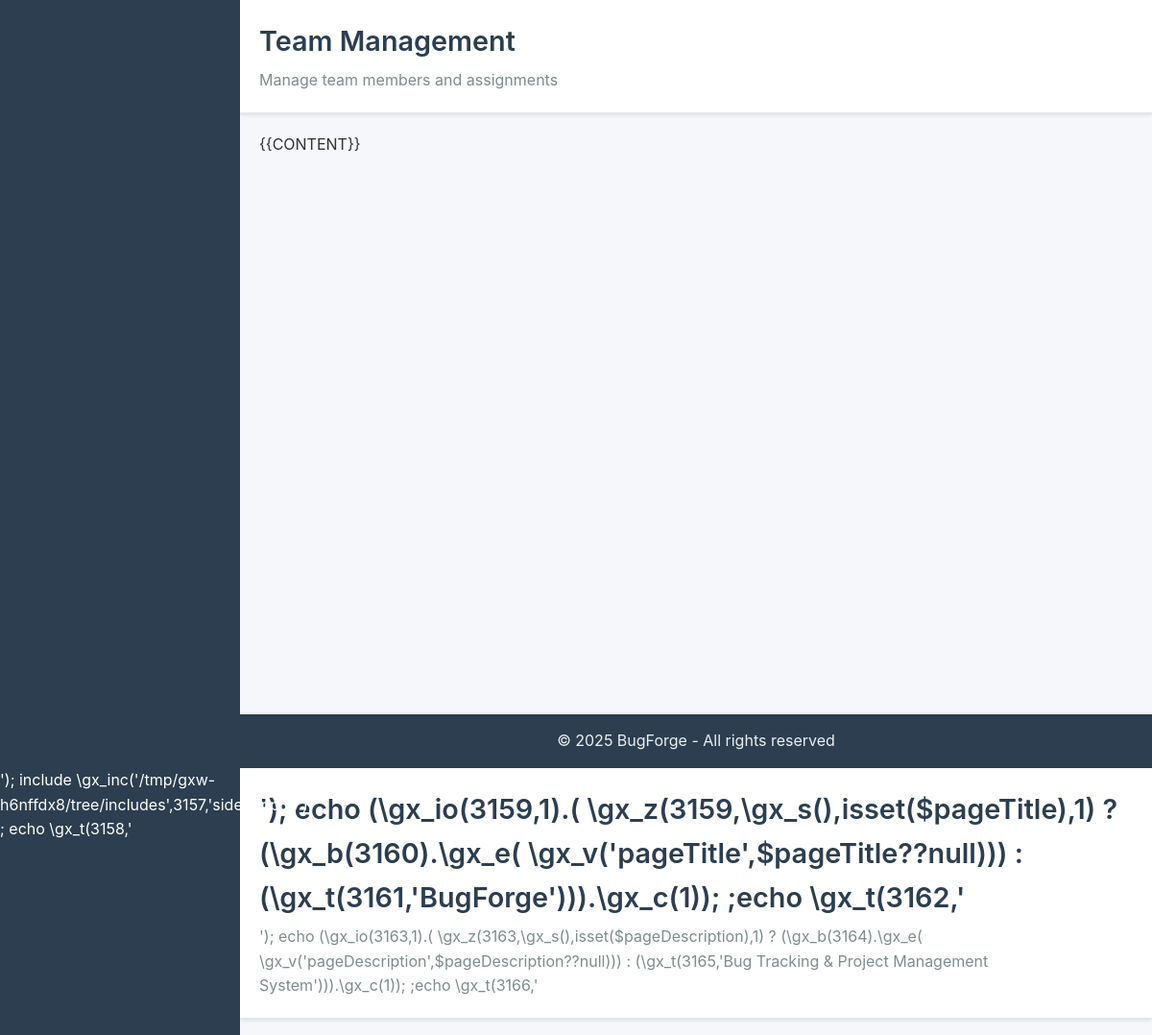
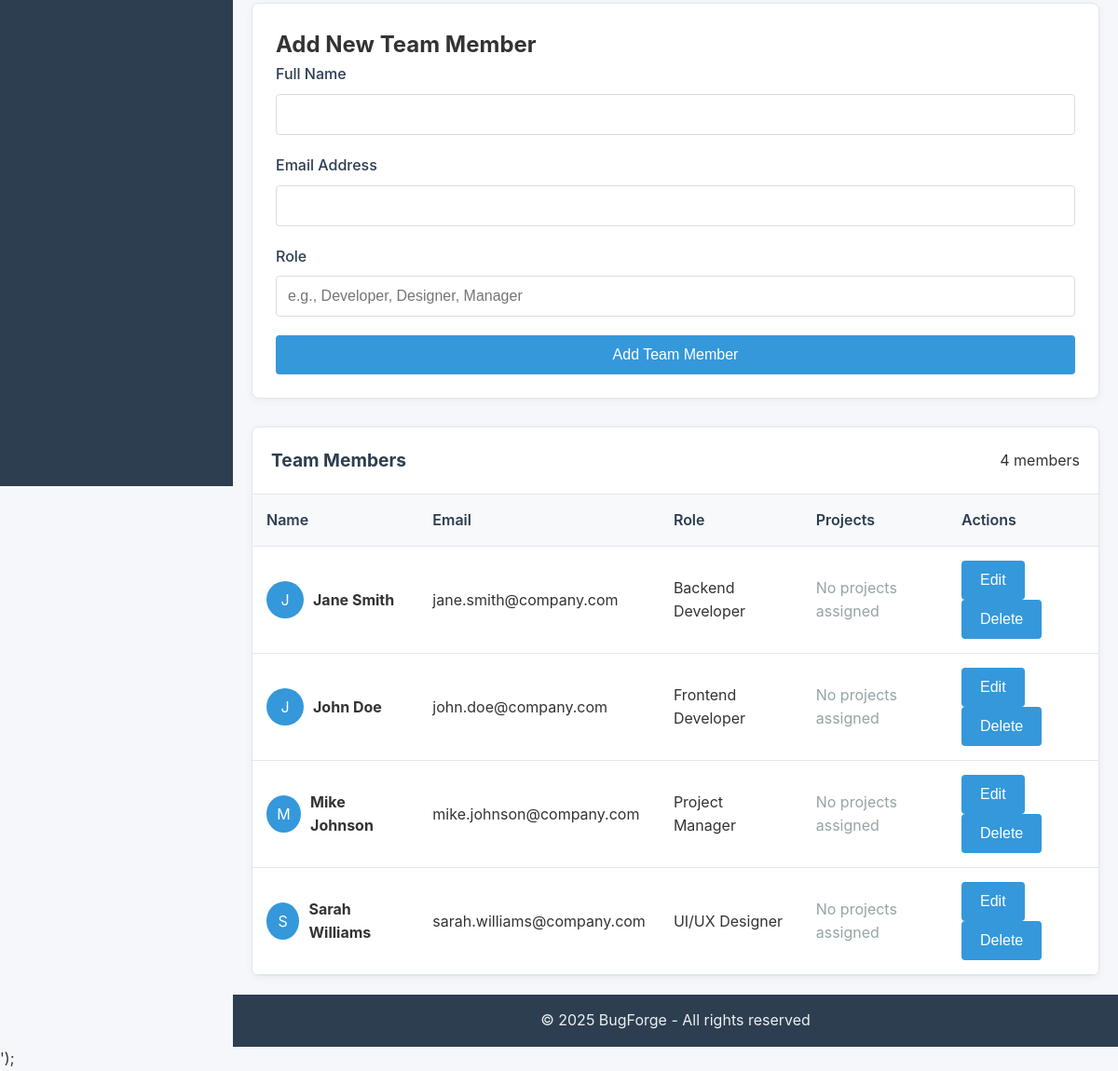
/teams.php, run on the app's committed database (2 pictures, top to bottom).
### tables this page shows
CREATE TABLE IF NOT EXISTS team_members (
    id INT AUTO_INCREMENT PRIMARY KEY,
    name VARCHAR(100) NOT NULL,
    email VARCHAR(100) UNIQUE NOT NULL,
    role VARCHAR(50) NOT NULL,
    created_at TIMESTAMP DEFAULT CURRENT_TIMESTAMP,
    updated_at TIMESTAMP DEFAULT CURRENT_TIMESTAMP ON UPDATE CURRENT_TIMESTAMP
);

### includes/functions.php (called while the page is built, shortened)
<?php
function getAllTeamMembers() {
    $pdo = getDBConnection();
    $stmt = $pdo->query("SELECT * FROM team_members ORDER BY name");
    return $stmt->fetchAll(PDO::FETCH_ASSOC);
}
function getProjectAssignmentsForMember($member_id) {
    $pdo = getDBConnection();
    $stmt = $pdo->prepare("SELECT p.* FROM projects p
                           JOIN project_assignments pa ON p.id = pa.project_id
                           WHERE pa.member_id = ?");
    $stmt->execute([$member_id]);
    return $stmt->fetchAll(PDO::FETCH_ASSOC);
}
?>

### teams.php (the view, shortened to what this page needs)
<?php
require_once 'includes/functions.php';
$pageTitle = "Team Management";
$pageDescription = "Manage team members and assignments";
$teamMembers = getAllTeamMembers();
include 'includes/layout.php';
?>
<div class="form-container">
    <h2>Add New Team Member</h2>
    <form method="POST">
        <div class="form-group">
            <label for="name">Full Name</label>
            <input type="text" id="name" name="name" class="form-control" required>
        </div>
        <div class="form-group">
            <label for="email">Email Address</label>
            <input type="email" id="email" name="email" class="form-control" required>
        </div>
        <div class="form-group">
            <label for="role">Role</label>
            <input type="text" id="role" name="role" class="form-control" placeholder="e.g., Developer, Designer, Manager">
        </div>
        <button type="submit" class="btn btn-block">Add Team Member</button>
    </form>
</div>
<div class="table-container">
    <div class="table-header d-flex justify-between align-center">
        <h3>Team Members</h3>
        <span><?= count($teamMembers) ?> members</span>
    </div>
    <table>
        <thead>
            <tr>
                <th>Name</th>
                <th>Email</th>
                <th>Role</th>
                <th>Projects</th>
                <th>Actions</th>
            </tr>
        </thead>
        <tbody>
            <?php foreach ($teamMembers as $member): ?>
                <tr>
                    <td>
                        <div class="d-flex align-center">
                            <div class="user-avatar" style="width: 40px; height: 40px; background: #3498db; border-radius: 50%; display: flex; align-items: center; justify-content: center; color: white; margin-right: 10px;">
                                <?= strtoupper(substr($member['name'], 0, 1)) ?>
                            </div>
                            <div>
                                <div><strong><?= htmlspecialchars($member['name']) ?></strong></div>
                            </div>
                        </div>
                    </td>
                    <td><?= htmlspecialchars($member['email']) ?></td>
                    <td><?= htmlspecialchars($member['role']) ?></td>
                    <td>
                        <?php
                        $assignments = getProjectAssignmentsForMember($member['id']);
                        if (count($assignments) > 0):
                        ?>
                            <div class="d-flex" style="flex-wrap: wrap; gap: 5px;">
                                <?php foreach ($assignments as $assignment): ?>
                                    <span class="status-badge" style="background: #e1f0fa; color: #3498db;"><?= htmlspecialchars($assignment['name']) ?></span>
                                <?php endforeach; ?>
                            </div>
                        <?php else: ?>
                            <span style="color: #95a5a6;">No projects assigned</span>
                        <?php endif; ?>
                    </td>
                    <td>
                        <button onclick="editMember(<?= $member['id'] ?>)" class="btn">Edit</button>
                        <form method="POST" style="display: inline;">
                            <button type="submit" class="btn" onclick="return confirm('Are you sure you want to delete this team member?')">Delete</button>
                        </form>
                    </td>
                </tr>
            <?php endforeach; ?>
        </tbody>
    </table>
</div>
<?php
$content = ob_get_clean();
echo str_replace('{{CONTENT}}', $content, file_get_contents('includes/layout.php'));
?>

### includes/layout.php (shortened to what this page needs)
<!DOCTYPE html>
<html lang="en">
<head>
    <link rel="stylesheet" href="assets/css/style.css">
</head>
<body>
    <div class="app-container">
        <aside class="sidebar-container">
        </aside>
        <main class="main-content">
            <header class="main-header">
                <div class="header-content">
                    <h1><?php echo isset($pageTitle) ? $pageTitle : 'BugForge'; ?></h1>
                    <p><?php echo isset($pageDescription) ? $pageDescription : 'Bug Tracking & Project Management System'; ?></p>
                </div>
            </header>
            <div class="content-wrapper">
                {{CONTENT}}
            </div>
            <footer class="main-footer">
                <p>&copy; 2025 BugForge - All rights reserved</p>
            </footer>
        </main>
    </div>
</body>
</html>

### assets/css/style.css (style rules this page uses)
* { margin: 0; padding: 0; box-sizing: border-box; }
body { font-family: -apple-system, BlinkMacSystemFont, 'Segoe UI', Roboto, Oxygen, Ubuntu, Cantarell, 'Open Sans', 'Helvetica Neue', sans-serif; background-color: #f5f7fa; color: #333; line-height: 1.6; }
.app-container { display: flex; min-height: 100vh; }
.sidebar-container { width: 250px; background: #2c3e50; color: white; height: 100vh; position: fixed; transition: all 0.3s ease; z-index: 100; }
.main-content { flex: 1; margin-left: 250px; display: flex; flex-direction: column; min-height: 100vh; }
.main-header { background: white; padding: 20px; box-shadow: 0 2px 4px rgba(0,0,0,0.1); border-bottom: 1px solid #e1e8ed; }
.header-content h1 { font-size: 1.8rem; font-weight: 600; color: #2c3e50; margin-bottom: 5px; }
.header-content p { color: #7f8c8d; font-size: 1rem; }
.content-wrapper { flex: 1; padding: 20px; }
.main-footer { background: #2c3e50; color: #ecf0f1; text-align: center; padding: 15px; margin-top: auto; }
.form-container { background: white; border-radius: 8px; padding: 25px; box-shadow: 0 2px 10px rgba(0,0,0,0.05); border: 1px solid #e1e8ed; margin-bottom: 30px; }
.form-group { margin-bottom: 20px; }
.form-group label { display: block; margin-bottom: 8px; font-weight: 500; color: #2c3e50; }
.form-control { width: 100%; padding: 12px; border: 1px solid #ddd; border-radius: 4px; font-size: 1rem; transition: border-color 0.3s; }
.btn { display: inline-block; padding: 12px 20px; background: #3498db; color: white; border: none; border-radius: 4px; font-size: 1rem; cursor: pointer; transition: background 0.3s; }
.btn-block { display: block; width: 100%; }
.table-container { background: white; border-radius: 8px; box-shadow: 0 2px 10px rgba(0,0,0,0.05); border: 1px solid #e1e8ed; overflow: hidden; }
.table-header { padding: 20px; border-bottom: 1px solid #e1e8ed; }
.table-header h3 { font-size: 1.2rem; color: #2c3e50; }
table { width: 100%; border-collapse: collapse; }
th, td { padding: 15px; text-align: left; border-bottom: 1px solid #e1e8ed; }
th { background: #f8f9fa; font-weight: 600; color: #2c3e50; }
.d-flex { display: flex; }
.justify-between { justify-content: space-between; }
.align-center { align-items: center; }

### data on the page
team_members: name "J", name "Jane Smith", email "jane.smith@company.com", role "Backend Developer"
team_members: name "J", name "John Doe", email "john.doe@company.com", role "Frontend Developer"
team_members: name "M", name "Mike Johnson", email "mike.johnson@company.com", role "Project Manager"
team_members: name "S", name "Sarah Williams", email "sarah.williams@company.com", role "UI/UX Designer"

### other printed values
$pageTitle "Team Management"
$pageDescription "Manage team members and assignments"
count($teamMembers) "4"
